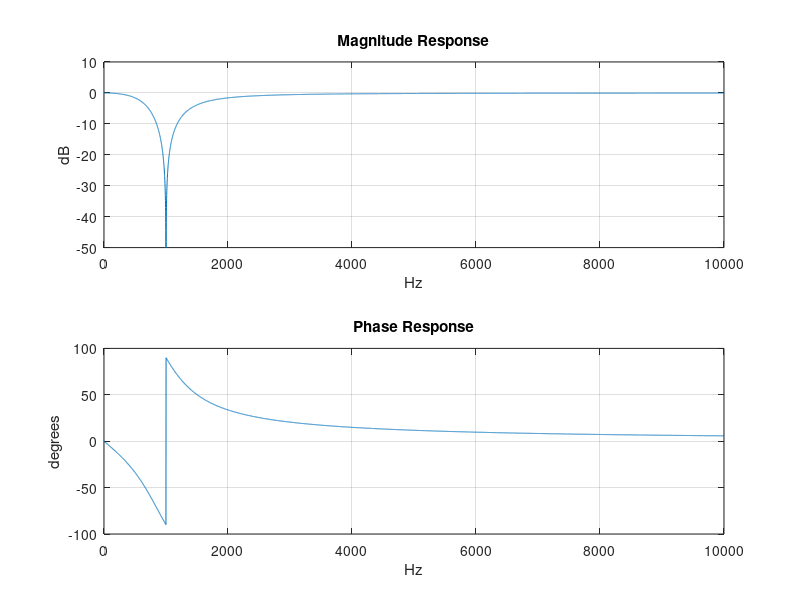

Here is the MATLAB script that generated this plot:
%% create DUT 
H = tf([1 0 (2*pi*1e3)^2],[1 2*pi*1e3 (2*pi*1e3)^2])
% set testbench parameters
BW = 10e3; % single-sided bandwidth
OSR = 2.56; % oversampling ratio
Fs = OSR*BW; % sample rate
Tsweep = 1; % length of chirp in seconds
L = Tsweep*Fs; % length of chirp in samples
% No averaging, no windowing, no leakage

%% view analytical response
w = linspace(0,2*pi*BW,L/OSR+1);
[mag,phz,wout] = bode(H,w);
figure;subplot(211);plot(w/(2*pi),20*log10(squeeze(mag)));grid
title('Magnitude Response');xlabel('Hz');ylabel('dB');
set(gca,'Ylim',[-50 10]);
subplot(212);plot(w/(2*pi),squeeze(phz));grid
title('Phase Response');xlabel('Hz');ylabel('degrees');



